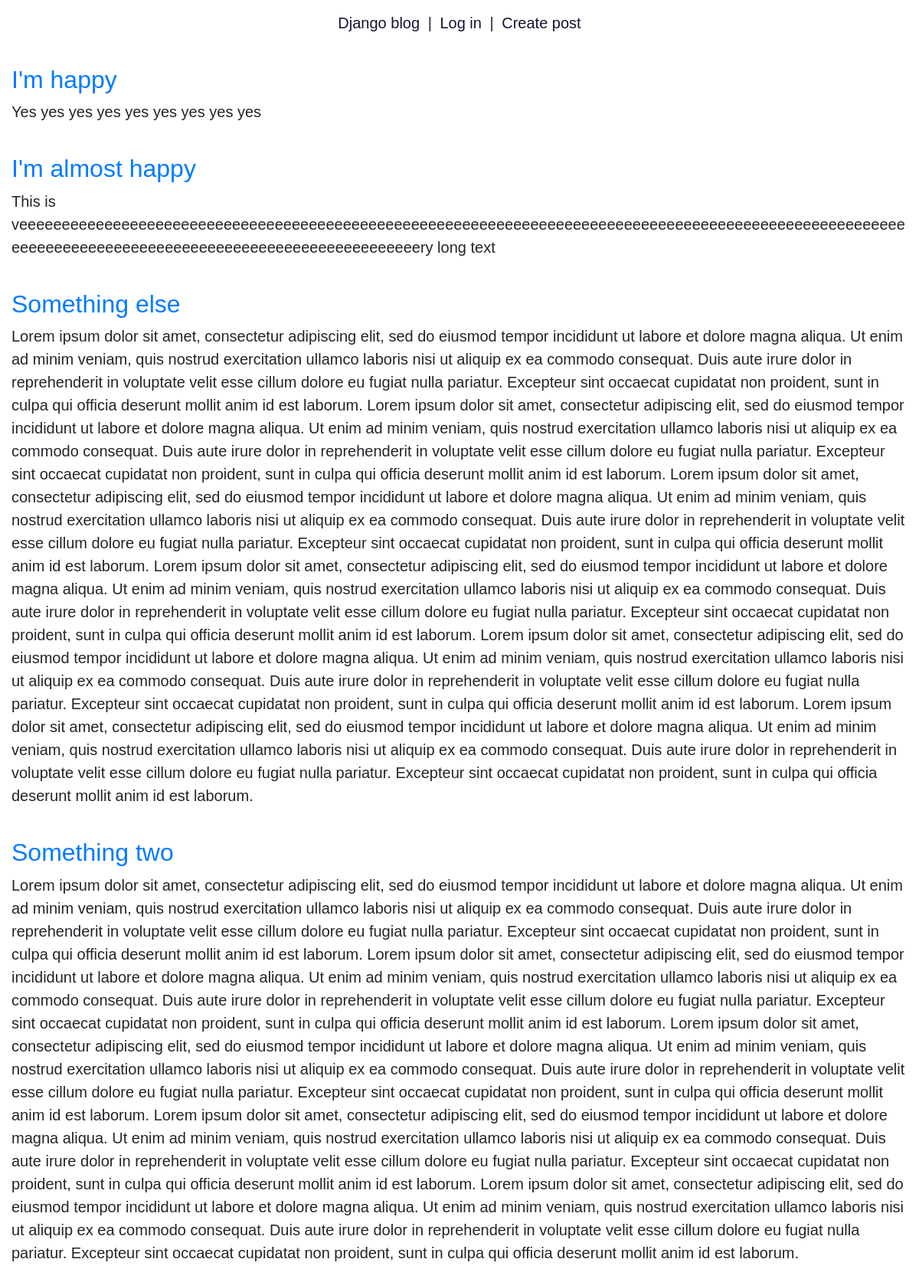
The page / on the database its author committed.
### blog/models.py (models this page shows, shortened)
class Post(models.Model):
    title = models.CharField(max_length=200)
    author = models.ForeignKey(
        'auth.User',
        on_delete=models.CASCADE,
    )
    body = models.TextField()

### blog/views.py (the view)
# urls.py: path('', BlogListView.as_view(), name="index"),
class BlogListView(ListView):
    model = Post
    template_name = 'index.html'
    context_object_name = 'all_posts_list'

### templates/index.html
{% extends 'base.html' %}
{% block content %}
    {% for post in all_posts_list %}
        <div class="post-entry">
            <h2><a href="#">{{ post.title }}</a></h2>
            <p>{{post.body}}</p>
        </div>
    {% endfor %}
{% endblock content %}

### static/css/base.css (style rules this page uses)
body { font-family: 'Franklin Gothic Medium', 'Arial Narrow', Arial, sans-serif; font-size: 20px; height: 100%; min-width: 0px; }
p { overflow-wrap: break-word; word-wrap: break-word; word-break: break-all; word-break: break-word; hyphens: auto; }
.post-entry { margin-bottom: 40px; }

### rows shown on the page
Post: title "I'm happy", body "Yes yes yes yes yes yes yes yes yes"
Post: title "I'm almost happy", body "This is veeeeeeeeeeeeeeeeeeeeeeeeeeeeeeeeeeeeeeeeeeeeeeeeeeeeeeeeeeeeeeeeeeeeeeeeeeeeeeeeeeeeeeeeeeeeeeeeeeeeeeeeeeeeeeeeeeeeeeeeeeeeeeeeeeeeeeeeeeeeeeeeeeeeeeeery long text"
Post: title "Something else", body "Lorem ipsum dolor sit amet, consectetur adipiscing elit, sed do eiusmod tempor incididunt ut labore et dolore magna aliqua. Ut enim ad minim veniam, quis nostrud exercitation ullamco laboris nisi ut aliquip ex ea commodo consequat. Duis aute irure dolor in reprehenderit in voluptate velit esse cillum dolore eu fugiat nulla pariatur. Excepteur sint occaecat cupidatat non proident, sunt in culpa qui officia deserunt mollit anim id est laborum. Lorem ipsum dolor sit amet, consectetur adipiscing elit, sed do eiusmod tempor incididunt ut labore et dolore magna aliqua. Ut enim ad minim veniam, quis nostrud exercitation ullamco laboris nisi ut aliquip ex ea commodo consequat. Duis aute irure dolor…"
Post: title "Something two", body "Lorem ipsum dolor sit amet, consectetur adipiscing elit, sed do eiusmod tempor incididunt ut labore et dolore magna aliqua. Ut enim ad minim veniam, quis nostrud exercitation ullamco laboris nisi ut aliquip ex ea commodo consequat. Duis aute irure dolor in reprehenderit in voluptate velit esse cillum dolore eu fugiat nulla pariatur. Excepteur sint occaecat cupidatat non proident, sunt in culpa qui officia deserunt mollit anim id est laborum. Lorem ipsum dolor sit amet, consectetur adipiscing elit, sed do eiusmod tempor incididunt ut labore et dolore magna aliqua. Ut enim ad minim veniam, quis nostrud exercitation ullamco laboris nisi ut aliquip ex ea commodo consequat. Duis aute irure dolor…"
